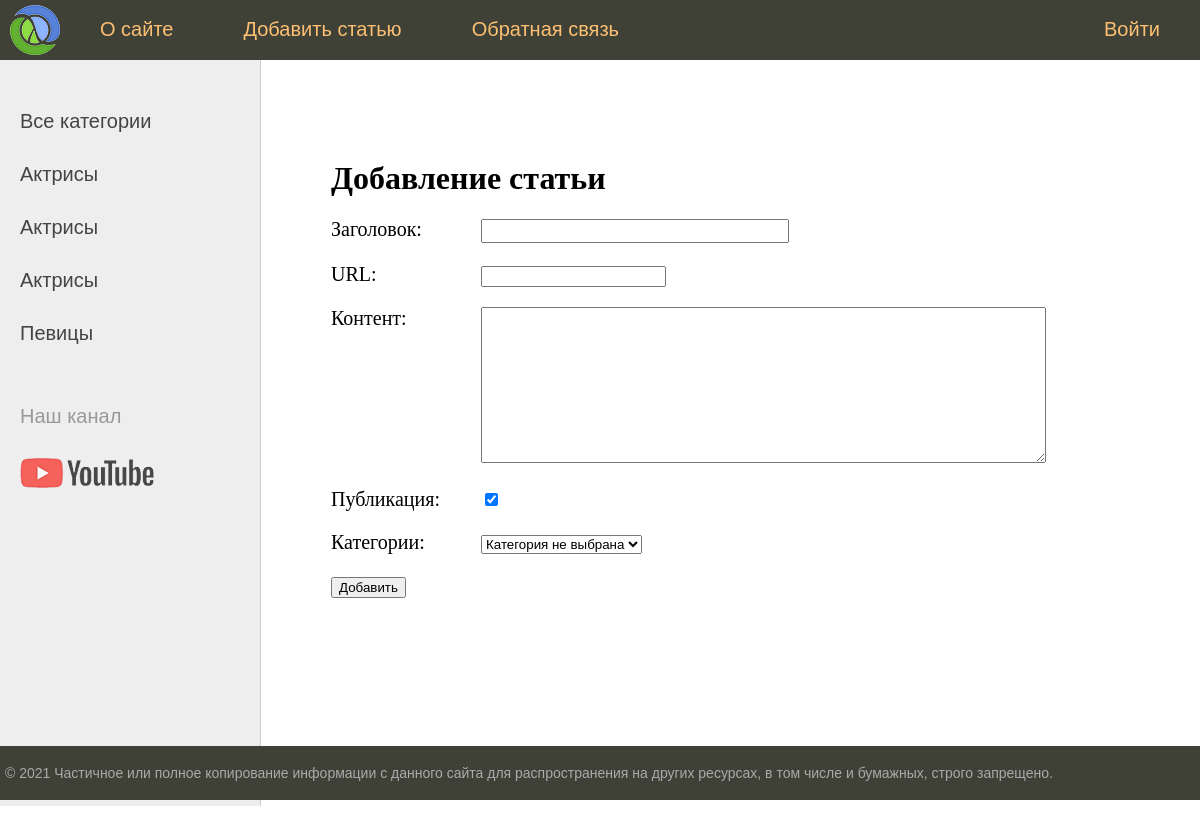
The app's page /addpage/, older data.
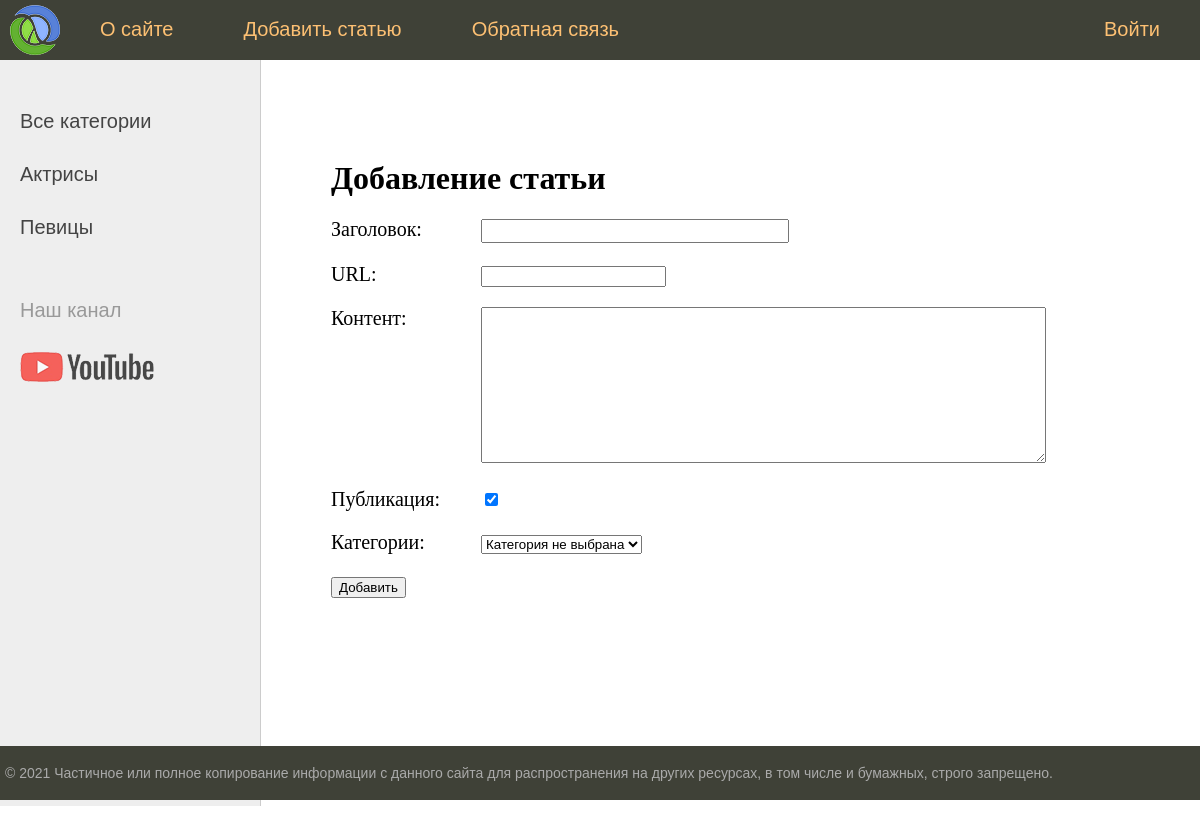
The same page, newer data.
### women/models.py (models this page shows)
class Category(models.Model):
    name = models.CharField(max_length=100,db_index=True)
    slug = models.SlugField(max_length=255, unique=True, db_index=True, verbose_name="URL")
    def __str__(self):
        return self.name
    def get_absolute_url(self):
        return reverse('category',kwargs={'cat_id': self.pk})
    class Meta:
        verbose_name = 'Category'
        ordering = ['id']

### women/views.py (the view)
# urls.py: path('addpage/', addpage, name='add_page'),
def addpage(request):
    if request.method == 'POST':
        form = AddPostForm(request.POST)
        if form.is_valid():
            try:
                Women.objects.create(**form.cleaned_data)
                return redirect('home')
            except:
                form.add_error(None, 'Ошибка добавления поста')
    else:
        form = AddPostForm()
    return render(request, 'women/addpage.html', {'form': form, 'menu': menu, 'title': 'Добавление статьи'})

### women/forms.py
class AddPostForm(forms.Form):
    title = forms.CharField(max_length=255, label='Заголовок',widget=forms.TextInput(attrs={'class':'form-input'}))
    slug = forms.SlugField(max_length=255,label='URL')
    content = forms.CharField(widget=forms.Textarea(attrs={'cols':68,'rows':10}),label='Контент')
    is_published = forms.BooleanField(label='Публикация',required=False,initial=True)
    cat = forms.ModelChoiceField(queryset=Category.objects.all(),label='Категории',empty_label='Категория не выбрана')

### women/templatetags/women_tags.py (called while the page is built)
@register.inclusion_tag('women/list_categories.html')
def show_categories(sort=None, cat_selected=0):
    if not sort:
        cats = Category.objects.all()
    else:
        cats = Category.objects.order_by(sort)
    return {"cats": cats, "cat_selected": cat_selected}

### women/templates/women/addpage.html (shortened to what this page needs)
{% extends 'women/base.html' %}
{% block content %}
<h1>{{title}}</h1>
<form action="{% url 'add_page' %}" method="post">
{% for f in form %}
<p><label class="form-label" for="{{ f.id_for_label }}">{{f.label}}: </label>{{ f }}</p>
{% endfor %}
    <button type="submit">Добавить</button>
</form>
{% endblock %}

### women/templates/women/list_categories.html
{% for c in cats %}
	{% if c.pk == cat_selected %}
		<li class="selected">{{c.name}}</li>
	{% else %}
		<li><a href="{{ c.get_absolute_url }}">{{c.name}}</a></li>
	{% endif %}
{% endfor %}

Row changes from the older to the newer data that the page shows:
removed Category: name "Актрисы"
removed Category: name "Актрисы"
